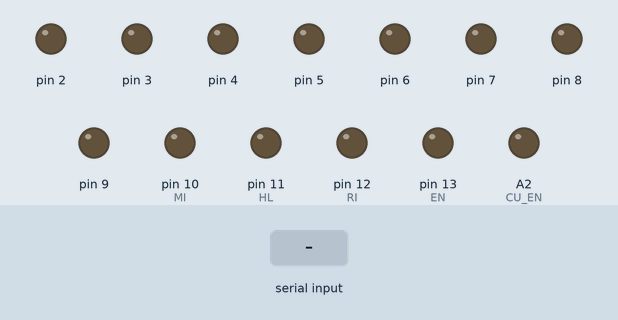
This sketch was run on a simulated Arduino Uno, built with avr-gcc and run on an emulated ATmega328P. On the bench: output pins drawn as LEDs (lit = HIGH). The test bench sets the inputs (shaded band). What the sketch prints to the serial monitor is not drawn.

Above: at 1.2 s.
1.3 s: "1" received over Serial
At 2.7 s:
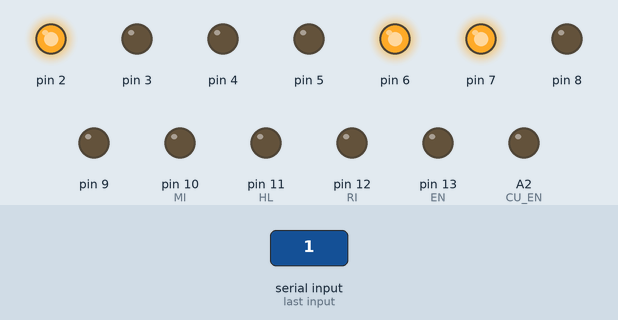
3.8 s: "0" received over Serial
At 5.7 s:
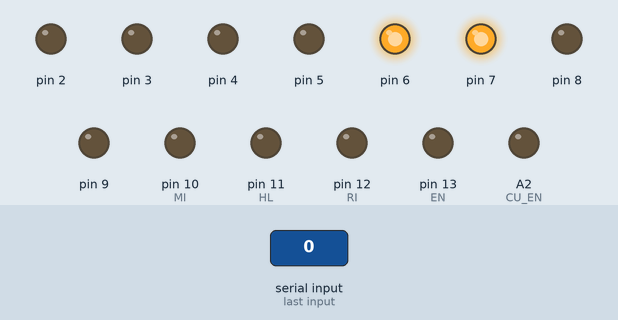
6.3 s: "2" received over Serial
At 7.6 s:
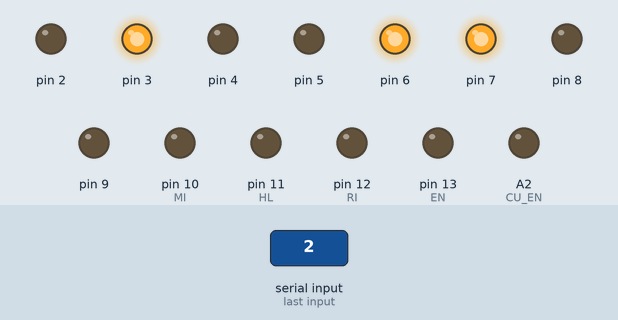
Timing chart, 0 to 9.3 s (numbered marks = the images above; inputs shaded):
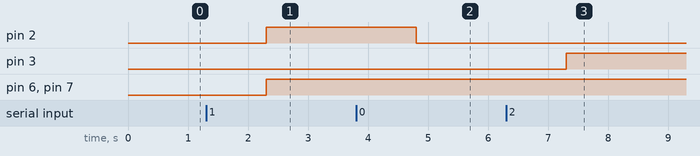

The sketch:

mk1_computer_uplodader.ino
```cpp
#define MI 10
#define HL 11
#define RI 12
#define EN 13
#define CLK A0
#define RST A1
#define CU_EN A2

void setup() {
  // put your setup code here, to run once:
  Serial.begin(9600);
  //Serial.setTimeout(5000);
  pinMode(MI, OUTPUT);
  pinMode(HL, OUTPUT);
  pinMode(RI, OUTPUT);
  pinMode(EN, OUTPUT);
  pinMode(CLK, INPUT);
  pinMode(RST, INPUT);
  pinMode(CU_EN, OUTPUT);

  DDRD |= B11111100;
  DDRB |= B00000011;
}

void reset()
{
  pinMode(RST, OUTPUT);
  digitalWrite(RST, HIGH);
  delayMicroseconds(10);
  digitalWrite(RST, LOW);
  pinMode(RST, INPUT);
}

void clock()
{
  pinMode(CLK, OUTPUT);
  digitalWrite(CLK, HIGH);
  delayMicroseconds(1);
  digitalWrite(CLK, LOW);
  pinMode(CLK, INPUT);
}

void enableClock()
{
  pinMode(CLK, OUTPUT);
  digitalWrite(CLK, HIGH);
}

void disableClock()
{
  pinMode(CLK, OUTPUT);
  digitalWrite(CLK, LOW);
  pinMode(CLK, INPUT);
}

void disable_cu()
{
  digitalWrite(CU_EN, HIGH);
}

void enable_cu()
{
  digitalWrite(CU_EN, LOW);
}

void enableOutput()
{
  digitalWrite(EN, HIGH);
}

void disableOutput()
{
  digitalWrite(EN, LOW);
}

void setAddress(unsigned int address)
{
  digitalWrite(HL, address > 0xFF);
  putOut(address);
  delayMicroseconds(1);
  enableOutput();
  digitalWrite(MI, HIGH);
  delayMicroseconds(1);
  digitalWrite(MI, LOW);
  delayMicroseconds(1);
  disableOutput();
}

void putOut(byte data)
{
  PORTD = (PORTD & 0x3) | (data << 2);
  PORTB = (PORTB & 0xFC) | (data >> 6 & 0x3);
  delayMicroseconds(1);
}

void writeInstruction(byte instr)
{
  putOut(instr);
  enableOutput();
  delayMicroseconds(1);
  digitalWrite(RI, HIGH);
  delayMicroseconds(1);
  digitalWrite(RI, LOW);
  delayMicroseconds(1);
  disableOutput();

}

byte buffer[512];

void loop() {
  if (Serial.available()) {

    int p_size = Serial.readBytes(buffer, sizeof(buffer));
    Serial.write(0);

    reset();
    disable_cu();

    delayMicroseconds(1);
    enableClock();
    delayMicroseconds(1);
    for (int i = 0; i < p_size; i ++)
    {
      setAddress(i);
      delayMicroseconds(1);
      writeInstruction(buffer[i]);
      delayMicroseconds(1);
    }

    disableClock();
    digitalWrite(HL, LOW);
    reset();
    enable_cu();
  }
  disableOutput();

}
```

Measured:
- after the input at 1.3 s, pin 2, pin 6, pin 7: LOW → HIGH after 1.0 s
- after the input at 3.8 s, pin 2: HIGH → LOW after 1.0 s
- after the input at 6.3 s, pin 3: LOW → HIGH after 1.0 s
